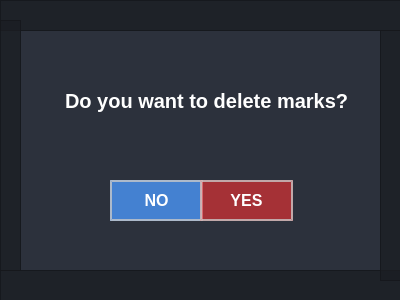
<?xml version="1.0" encoding="UTF-8"?>
<ui version="4.0">
 <class>Dialog</class>
 <widget class="QDialog" name="Dialog">
  <property name="geometry">
   <rect>
    <x>0</x>
    <y>0</y>
    <width>400</width>
    <height>300</height>
   </rect>
  </property>
  <property name="windowTitle">
   <string>Dialog</string>
  </property>
  <property name="styleSheet">
   <string notr="true">background-color: rgb(44,49,60);
</string>
  </property>
  <widget class="QPushButton" name="confirm_deletemarks_no">
   <property name="geometry">
    <rect>
     <x>110</x>
     <y>180</y>
     <width>93</width>
     <height>41</height>
    </rect>
   </property>
   <property name="styleSheet">
    <string notr="true">QPushButton {
    font-family: &quot;Arial&quot;;    /* Cambia la fuente */
    font-size: 16px;         /* Tamaño del texto */
    font-weight: bold;       /* Negrita */    
    color: white;				 /* Color del texto */
	padding: 10px;  
	background-color: rgba(75,150,250,200);         
	border: 2px solid rgba(200,200,200,200);   /* Borde blanco con transparencia */
}

QPushButton:hover {
	background-color: rgba(0,150,250,50);
}

QPushButton:pressed {
    background-color: rgba(0,150,250,50);
}</string>
   </property>
   <property name="text">
    <string>NO</string>
   </property>
  </widget>
  <widget class="QPushButton" name="confirm_deletemarks_yes">
   <property name="geometry">
    <rect>
     <x>200</x>
     <y>180</y>
     <width>93</width>
     <height>41</height>
    </rect>
   </property>
   <property name="styleSheet">
    <string notr="true">QPushButton {
    font-family: &quot;Arial&quot;;    /* Cambia la fuente */
    font-size: 16px;         /* Tamaño del texto */
    font-weight: bold;       /* Negrita */    
    color: white;				 /* Color del texto */
	padding: 10px;   
	background-color: rgba(250,50,50,150);        
	border: 2px solid rgba(200,200,200,200);  /* Borde blanco con transparencia */
}

QPushButton:hover {
	background-color: rgba(250,50,50,50);
}

QPushButton:pressed {
    background-color: rgba(0,150,250,50);
}</string>
   </property>
   <property name="text">
    <string>YES</string>
   </property>
  </widget>
  <widget class="QFrame" name="frame_6">
   <property name="geometry">
    <rect>
     <x>0</x>
     <y>0</y>
     <width>401</width>
     <height>31</height>
    </rect>
   </property>
   <property name="styleSheet">
    <string notr="true">background-color: rgba(27,29,35,200);</string>
   </property>
   <property name="frameShape">
    <enum>QFrame::StyledPanel</enum>
   </property>
   <property name="frameShadow">
    <enum>QFrame::Raised</enum>
   </property>
   <widget class="QPushButton" name="close_confirm_deletemarks">
    <property name="geometry">
     <rect>
      <x>360</x>
      <y>0</y>
      <width>40</width>
      <height>31</height>
     </rect>
    </property>
    <property name="sizePolicy">
     <sizepolicy hsizetype="Minimum" vsizetype="Expanding">
      <horstretch>0</horstretch>
      <verstretch>0</verstretch>
     </sizepolicy>
    </property>
    <property name="minimumSize">
     <size>
      <width>40</width>
      <height>0</height>
     </size>
    </property>
    <property name="maximumSize">
     <size>
      <width>40</width>
      <height>16777215</height>
     </size>
    </property>
    <property name="toolTip">
     <string>Close</string>
    </property>
    <property name="styleSheet">
     <string notr="true">QPushButton {	
	border: none;
	background-color: transparent;
}
QPushButton:hover {
	background-color: rgb(52, 59, 72);
}
QPushButton:pressed {	
	background-color: rgb(85, 170, 255);
}</string>
    </property>
    <property name="text">
     <string/>
    </property>
    <property name="icon">
     <iconset resource="../../../../Escritorio/TFG/PyQt/Simple_PySide_Base-master_4/Simple_PySide_Base-master_4/files.qrc">
      <normaloff>:/16x16/icons/16x16/cil-x.png</normaloff>:/16x16/icons/16x16/cil-x.png</iconset>
    </property>
   </widget>
  </widget>
  <widget class="QFrame" name="frame_3">
   <property name="geometry">
    <rect>
     <x>0</x>
     <y>270</y>
     <width>401</width>
     <height>31</height>
    </rect>
   </property>
   <property name="styleSheet">
    <string notr="true">background-color: rgba(27,29,35,200);</string>
   </property>
   <property name="frameShape">
    <enum>QFrame::StyledPanel</enum>
   </property>
   <property name="frameShadow">
    <enum>QFrame::Raised</enum>
   </property>
  </widget>
  <widget class="QLabel" name="overwrite_label_2">
   <property name="geometry">
    <rect>
     <x>50</x>
     <y>60</y>
     <width>311</width>
     <height>81</height>
    </rect>
   </property>
   <property name="styleSheet">
    <string notr="true">QLabel {
    font-family: &quot;Arial&quot;;    /* Cambia la fuente */
    font-size: 20px;         /* Tamaño del texto */
    font-weight: bold;       /* Negrita */    
    color: white;				 /* Color del texto */
	padding: 10px;     
	background-color: transparent;      

}</string>
   </property>
   <property name="text">
    <string>Do you want to delete marks?</string>
   </property>
  </widget>
  <widget class="QFrame" name="frame_8">
   <property name="geometry">
    <rect>
     <x>380</x>
     <y>30</y>
     <width>21</width>
     <height>251</height>
    </rect>
   </property>
   <property name="styleSheet">
    <string notr="true">background-color: rgba(27,29,35,200);</string>
   </property>
   <property name="frameShape">
    <enum>QFrame::StyledPanel</enum>
   </property>
   <property name="frameShadow">
    <enum>QFrame::Raised</enum>
   </property>
  </widget>
  <widget class="QFrame" name="frame_7">
   <property name="geometry">
    <rect>
     <x>0</x>
     <y>20</y>
     <width>21</width>
     <height>251</height>
    </rect>
   </property>
   <property name="styleSheet">
    <string notr="true">background-color: rgba(27,29,35,200);</string>
   </property>
   <property name="frameShape">
    <enum>QFrame::StyledPanel</enum>
   </property>
   <property name="frameShadow">
    <enum>QFrame::Raised</enum>
   </property>
  </widget>
 </widget>
 <resources>
  <include location="../../../../Escritorio/TFG/PyQt/Simple_PySide_Base-master_4/Simple_PySide_Base-master_4/files.qrc"/>
 </resources>
 <connections/>
</ui>
